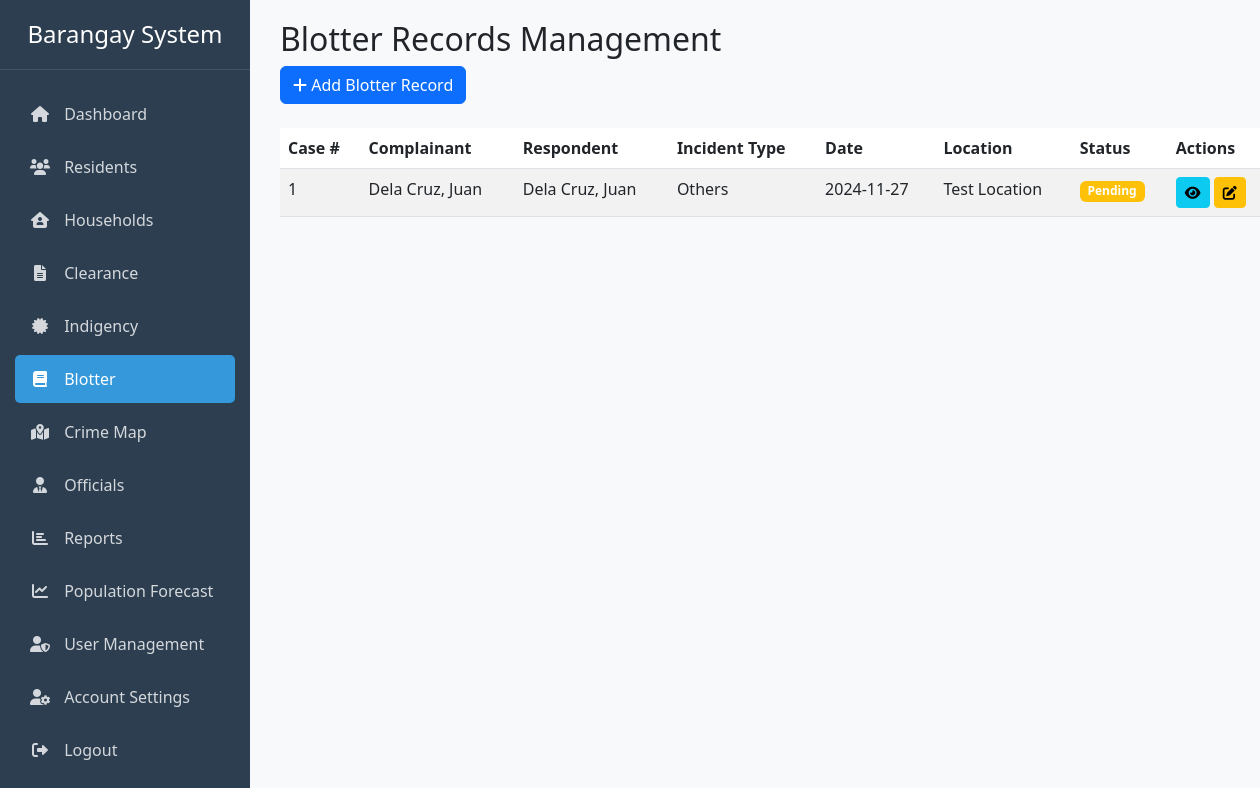
The page /blotter.php (signed in) on the database as committed earlier.
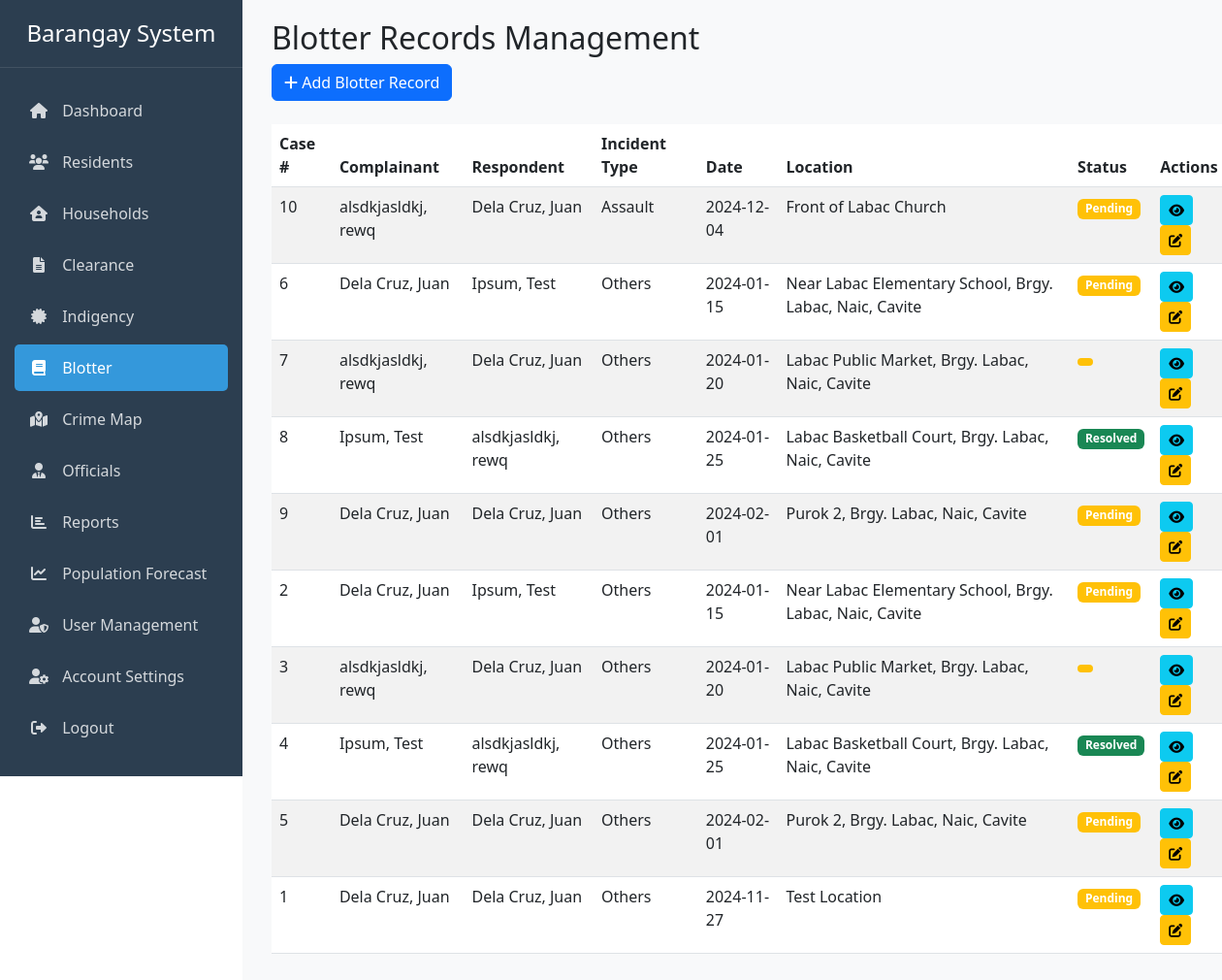
The same page on the database as committed later.
### tables this page shows
CREATE TABLE `blotter` (
  `id` int(11) NOT NULL,
  `complainant_id` int(11) DEFAULT NULL,
  `respondent_id` int(11) DEFAULT NULL,
  `incident_type` varchar(100) NOT NULL,
  `incident_date` date NOT NULL,
  `incident_location` text NOT NULL,
  `incident_details` text NOT NULL,
  `status` enum('Pending','Ongoing','Resolved','Dismissed') DEFAULT 'Pending',
  `resolution` text DEFAULT NULL,
  `created_at` timestamp NOT NULL DEFAULT current_timestamp(),
  `latitude` decimal(10,8) DEFAULT NULL,
  `longitude` decimal(11,8) DEFAULT NULL
);

### blotter.php (the view, shortened to what this page needs)
<?php
require_once 'config.php';
$query = "SELECT b.*,
                     CONCAT(c.last_name, ', ', c.first_name) as complainant_name,
                     CONCAT(r.last_name, ', ', r.first_name) as respondent_name
                     FROM blotter b
                     JOIN residents c ON b.complainant_id = c.id
                     JOIN residents r ON b.respondent_id = r.id
                     ORDER BY b.created_at DESC";
$result = $conn->query($query);
$blotters = $result->fetch_all(MYSQLI_ASSOC);
?>
<!DOCTYPE html>
<html lang="en">
<head>
    <link href="https://cdn.jsdelivr.net/npm/bootstrap@5.3.0/dist/css/bootstrap.min.css" rel="stylesheet">
    <link href="https://cdn.datatables.net/1.13.4/css/dataTables.bootstrap5.min.css" rel="stylesheet">
    <link href="css/sidebar.css" rel="stylesheet">
</head>
<body>
    <div class="container-fluid">
        <div class="row">
            <?php require_once __DIR__ . '/includes/header.php'; ?>
            <div class="col-md-9 col-lg-10 main-content">
                <div class="row mb-4">
                    <div class="col-12">
                        <h2>Blotter Records Management</h2>
                        <button class="btn btn-primary" data-bs-toggle="modal" data-bs-target="#addBlotterModal">
                            <i class="fas fa-plus"></i> Add Blotter Record
                        </button>
                    </div>
                </div>
                <div class="table-responsive">
                    <table id="blotterTable" class="table table-striped">
                        <thead>
                            <tr>
                                <th>Case #</th>
                                <th>Complainant</th>
                                <th>Respondent</th>
                                <th>Incident Type</th>
                                <th>Date</th>
                                <th>Location</th>
                                <th>Status</th>
                                <th>Actions</th>
                            </tr>
                        </thead>
                        <tbody>
                            <?php foreach ($blotters as $blotter): ?>
                            <tr>
                                <td><?= $blotter['id'] ?></td>
                                <td><?= $blotter['complainant_name'] ?></td>
                                <td><?= $blotter['respondent_name'] ?></td>
                                <td><?= $blotter['incident_type'] ?></td>
                                <td><?= $blotter['incident_date'] ?></td>
                                <td><?= $blotter['incident_location'] ?></td>
                                <td>
                                    <span class="badge bg-<?= $blotter['status'] == 'Resolved' ? 'success' :
                                        ($blotter['status'] == 'Dismissed' ? 'danger' :
                                        ($blotter['status'] == 'Ongoing' ? 'primary' : 'warning')) ?>">
                                        <?= $blotter['status'] ?>
                                    </span>
                                </td>
                                <td>
                                    <button class="btn btn-sm btn-info" title="View Details" data-bs-toggle="modal"
                                            data-bs-target="#viewBlotterModal<?= $blotter['id'] ?>">
                                        <i class="fas fa-eye"></i>
                                    </button>
                                    <button class="btn btn-sm btn-warning" title="Update Status" data-bs-toggle="modal"
                                            data-bs-target="#updateStatusModal<?= $blotter['id'] ?>">
                                        <i class="fas fa-edit"></i>
                                    </button>
                                </td>
                            </tr>
                            <?php endforeach; ?>
                        </tbody>
                    </table>
                </div>
            </div>
        </div>
    </div>
</body>
</html>

### includes/header.php (shortened to what this page needs)
<!DOCTYPE html>
<html lang="en">
<head>
    <link href="https://cdn.jsdelivr.net/npm/bootstrap@5.3.0/dist/css/bootstrap.min.css" rel="stylesheet">
    <link href="https://cdnjs.cloudflare.com/ajax/libs/font-awesome/6.0.0/css/all.min.css" rel="stylesheet">
    <link href="css/sidebar.css" rel="stylesheet">
</head>
<body>
<div class="col-auto px-0">
    <div class="sidebar">
        <h3 class="text-center">Barangay System</h3>
        <nav>
            <a href="index.php" <?php echo basename($_SERVER['PHP_SELF']) == 'index.php' ? 'class="active"' : ''; ?>>
                <i class="fas fa-home"></i> Dashboard
            </a>
            <a href="residents.php" <?php echo basename($_SERVER['PHP_SELF']) == 'residents.php' ? 'class="active"' : ''; ?>>
                <i class="fas fa-users"></i> Residents
            </a>
            <a href="household.php" <?php echo basename($_SERVER['PHP_SELF']) == 'household.php' ? 'class="active"' : ''; ?>>
                <i class="fas fa-house-user"></i> Households
            </a>
            <a href="clearance.php" <?php echo basename($_SERVER['PHP_SELF']) == 'clearance.php' ? 'class="active"' : ''; ?>>
                <i class="fas fa-file-alt"></i> Clearance
            </a>
            <a href="indigency.php" <?php echo basename($_SERVER['PHP_SELF']) == 'indigency.php' ? 'class="active"' : ''; ?>>
                <i class="fas fa-certificate"></i> Indigency
            </a>
            <a href="blotter.php" <?php echo basename($_SERVER['PHP_SELF']) == 'blotter.php' ? 'class="active"' : ''; ?>>
                <i class="fas fa-book"></i> Blotter
            </a>
            <a href="crime_map.php" <?php echo basename($_SERVER['PHP_SELF']) == 'crime_map.php' ? 'class="active"' : ''; ?>>
                <i class="fas fa-map-marked-alt"></i> Crime Map
            </a>
            <a href="officials.php" <?php echo basename($_SERVER['PHP_SELF']) == 'officials.php' ? 'class="active"' : ''; ?>>
                <i class="fas fa-user-tie"></i> Officials
            </a>
            <a href="reports.php" <?php echo basename($_SERVER['PHP_SELF']) == 'reports.php' ? 'class="active"' : ''; ?>>
                <i class="fas fa-chart-bar"></i> Reports
            </a>
            <a href="forecast.php" <?php echo basename($_SERVER['PHP_SELF']) == 'forecast.php' ? 'class="active"' : ''; ?>>
                <i class="fas fa-chart-line"></i> Population Forecast
            </a>
            <?php if (isset($_SESSION['role']) && $_SESSION['role'] === 'admin'): ?>
            <a href="users.php" <?php echo basename($_SERVER['PHP_SELF']) == 'users.php' ? 'class="active"' : ''; ?>>
                <i class="fas fa-user-shield"></i> User Management
            </a>
            <?php endif; ?>
            <a href="account.php" <?php echo basename($_SERVER['PHP_SELF']) == 'account.php' ? 'class="active"' : ''; ?>>
                <i class="fas fa-user-cog"></i> Account Settings
            </a>
            <a href="logout.php">
                <i class="fas fa-sign-out-alt"></i> Logout
            </a>
        </nav>
    </div>
</div>

### css/sidebar.css (style rules this page uses)
.sidebar { position: fixed; top: 0; left: 0; height: 100vh; width: 250px; background-color: #2c3e50; padding-top: 20px; overflow-y: auto; z-index: 1000; }
.sidebar h3 { color: white; font-size: 1.5rem; padding: 0 15px 20px; margin-bottom: 20px; border-bottom: 1px solid rgba(255,255,255,0.1); }
.sidebar nav { padding: 0 15px; }
.sidebar a { color: rgba(255,255,255,0.8); text-decoration: none; padding: 12px 15px; display: block; margin-bottom: 5px; border-radius: 5px; transition: background-color 0.2s ease, color 0.2s ease; }
.sidebar a.active { background-color: #3498db; color: white; }
.sidebar i { width: 20px; text-align: center; margin-right: 10px; }
.main-content { margin-left: 250px; padding: 20px 30px; min-height: 100vh; background-color: #f8f9fa; }

Rows that differ between the two databases and show on the page:
added blotter: id "10", complainant_name "alsdkjasldkj, rewq", respondent_name "Dela Cruz, Juan", incident_type "Assault", incident_date "2024-12-04", incident_location "Front of Labac Church", status "Pending"
added blotter: id "6", complainant_name "Dela Cruz, Juan", respondent_name "Ipsum, Test", incident_type "Others", incident_date "2024-01-15", incident_location "Near Labac Elementary School, Brgy. Labac, Naic, Cavite", status "Pending"
added blotter: id "7", complainant_name "alsdkjasldkj, rewq", respondent_name "Dela Cruz, Juan", incident_type "Others", incident_date "2024-01-20", incident_location "Labac Public Market, Brgy. Labac, Naic, Cavite"
added blotter: id "8", complainant_name "Ipsum, Test", respondent_name "alsdkjasldkj, rewq", incident_type "Others", incident_date "2024-01-25", incident_location "Labac Basketball Court, Brgy. Labac, Naic, Cavite", status "Resolved"
added blotter: id "9", complainant_name "Dela Cruz, Juan", respondent_name "Dela Cruz, Juan", incident_type "Others", incident_date "2024-02-01", incident_location "Purok 2, Brgy. Labac, Naic, Cavite", status "Pending"
added blotter: id "2", complainant_name "Dela Cruz, Juan", respondent_name "Ipsum, Test", incident_type "Others", incident_date "2024-01-15", incident_location "Near Labac Elementary School, Brgy. Labac, Naic, Cavite", status "Pending"
added blotter: id "3", complainant_name "alsdkjasldkj, rewq", respondent_name "Dela Cruz, Juan", incident_type "Others", incident_date "2024-01-20", incident_location "Labac Public Market, Brgy. Labac, Naic, Cavite"
added blotter: id "4", complainant_name "Ipsum, Test", respondent_name "alsdkjasldkj, rewq", incident_type "Others", incident_date "2024-01-25", incident_location "Labac Basketball Court, Brgy. Labac, Naic, Cavite", status "Resolved"
added blotter: id "5", complainant_name "Dela Cruz, Juan", respondent_name "Dela Cruz, Juan", incident_type "Others", incident_date "2024-02-01", incident_location "Purok 2, Brgy. Labac, Naic, Cavite", status "Pending"
